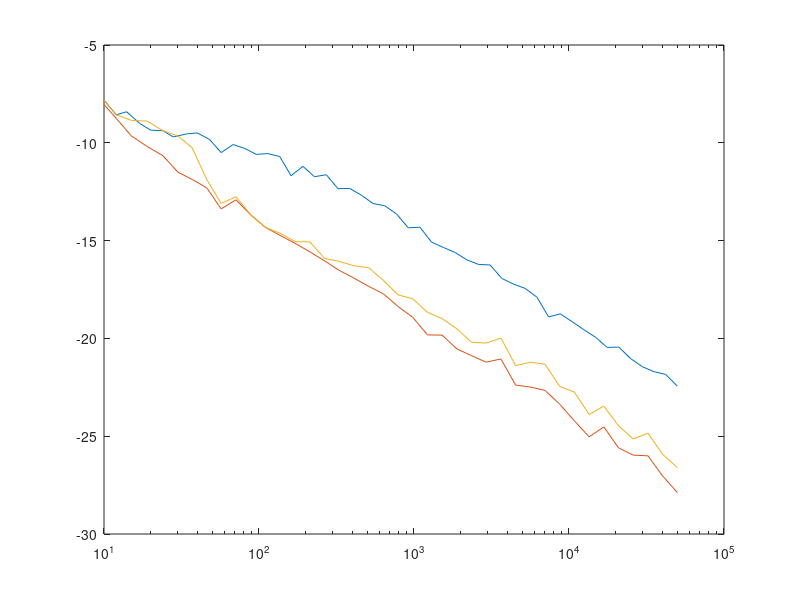

Write MATLAB code to recreate this figure. (Note: this script raises an error after producing the figure.)
clear all
close all

figure

% alternating projections
load('cvx_Mw.mat')
semilogx(Mw,10*log10(err_cvx(1,:)))

hold on


%RPCA
load('RPCA_Mw.mat')
semilogx(Mw,10*log10(err_pg_opt))
semilogx(Mw,10*log10(err_pg(:,11)))

%MCMC
load('MCMC_Mw.mat');
d_mcmc_moy = squeeze(mean(d_mcmc(:,end-200:end,:),2));
for i=1:length(Mw)
	err_moy(i) = norm( d_ref(:,i) - d_mcmc_moy(:,i) ) /  norm( d_ref(:,i));
end
semilogx(Mw,10*log10(err_moy));


%EM
%load('EM/EM_Mw.mat');
%semilogx(Mw,10*log10(err_EM(1,:)));

xlabel('Number of snapshots $N_s$')
ylabel('Relative error on diag($\bm{S}_{aa}$) (dB)')
legend('Hald','RPCA, $\lambda_{opt}$','RPCA, $\lambda=1/\sqrt{M}$','MCMC')

%plot_fig(gcf,8,6)
%matlab2tikz('all_Mw.tex')
